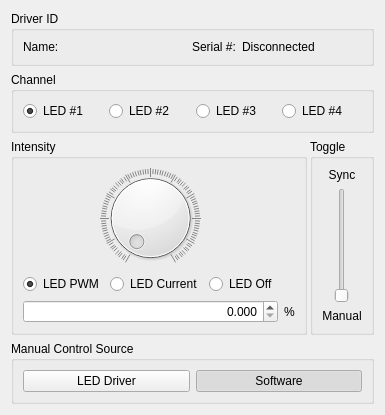
      <widget class="QWidget" name="main_tab">
       <property name="toolTip">
        <string>This tab shows the current operating status of the LED driver</string>
       </property>
       <attribute name="title">
        <string>Main</string>
       </attribute>
       <layout class="QGridLayout" name="gridLayout_2" rowstretch="0,0,0,10,0" columnstretch="10,0">
        <property name="horizontalSpacing">
         <number>3</number>
        </property>
        <item row="0" column="0" colspan="2" alignment="Qt::AlignTop">
         <widget class="QGroupBox" name="main_driver_ID_box">
          <property name="maximumSize">
           <size>
            <width>16777215</width>
            <height>500</height>
           </size>
          </property>
          <property name="toolTip">
           <string>Identification of the active LED driver</string>
          </property>
          <property name="title">
           <string>Driver ID</string>
          </property>
          <layout class="QGridLayout" name="gridLayout_3" columnstretch="0,10,0,10">
           <item row="0" column="0">
            <widget class="QLabel" name="main_driver_name_label1">
             <property name="toolTip">
              <string>Custom driver name set in configuration</string>
             </property>
             <property name="text">
              <string>Name:</string>
             </property>
            </widget>
           </item>
           <item row="0" column="1">
            <widget class="QLabel" name="main_driver_name_label2">
             <property name="text">
              <string/>
             </property>
            </widget>
           </item>
           <item row="0" column="2" alignment="Qt::AlignTop">
            <widget class="QLabel" name="main_driver_serial_label1">
             <property name="toolTip">
              <string>USB serial number of the Teensy controlling the LED driver.</string>
             </property>
             <property name="text">
              <string>Serial #:</string>
             </property>
            </widget>
           </item>
           <item row="0" column="3">
            <widget class="QLabel" name="main_driver_serial_label2">
             <property name="text">
              <string>Disconnected</string>
             </property>
            </widget>
           </item>
          </layout>
         </widget>
        </item>
        <item row="2" column="1" rowspan="2">
         <widget class="QGroupBox" name="main_toggle_box">
          <property name="title">
           <string>Toggle</string>
          </property>
          <layout class="QGridLayout" name="gridLayout_5">
           <item row="1" column="0">
            <widget class="QSlider" name="main_toggle_slider">
             <property name="sizePolicy">
              <sizepolicy hsizetype="Expanding" vsizetype="Expanding">
               <horstretch>0</horstretch>
               <verstretch>0</verstretch>
              </sizepolicy>
             </property>
             <property name="maximum">
              <number>1</number>
             </property>
             <property name="orientation">
              <enum>Qt::Vertical</enum>
             </property>
            </widget>
           </item>
           <item row="2" column="0">
            <widget class="QLabel" name="main_toggle_manual_label">
             <property name="text">
              <string>Manual</string>
             </property>
             <property name="alignment">
              <set>Qt::AlignCenter</set>
             </property>
            </widget>
           </item>
           <item row="0" column="0">
            <widget class="QLabel" name="main_toggle_sync_label">
             <property name="text">
              <string>Sync</string>
             </property>
             <property name="alignment">
              <set>Qt::AlignCenter</set>
             </property>
            </widget>
           </item>
          </layout>
         </widget>
        </item>
        <item row="4" column="0" colspan="2">
         <widget class="QGroupBox" name="groupBox">
          <property name="title">
           <string>Manual Control Source</string>
          </property>
          <layout class="QGridLayout" name="gridLayout_8">
           <item row="0" column="0">
            <widget class="QPushButton" name="main_control_physical_button">
             <property name="toolTip">
              <string>Enable physical control of LED driver via knob and switch.  Ignores GUI inputs.</string>
             </property>
             <property name="text">
              <string>LED Driver</string>
             </property>
             <property name="checkable">
              <bool>true</bool>
             </property>
             <attribute name="buttonGroup">
              <string notr="true">main_toggle_control_group</string>
             </attribute>
            </widget>
           </item>
           <item row="0" column="1">
            <widget class="QPushButton" name="main_control_software_button">
             <property name="toolTip">
              <string>Enable GUI control of LED driver.  Ignores physical knob and toggle switch on driver.</string>
             </property>
             <property name="text">
              <string>Software</string>
             </property>
             <property name="checkable">
              <bool>true</bool>
             </property>
             <property name="checked">
              <bool>true</bool>
             </property>
             <attribute name="buttonGroup">
              <string notr="true">main_toggle_control_group</string>
             </attribute>
            </widget>
           </item>
          </layout>
         </widget>
        </item>
        <item row="2" column="0" rowspan="2">
         <widget class="QGroupBox" name="main_intensity_control_box">
          <property name="toolTip">
           <string>Adjust the active LED intensity</string>
          </property>
          <property name="title">
           <string>Intensity</string>
          </property>
          <layout class="QGridLayout" name="gridLayout_4" columnstretch="9,10,10,0">
           <item row="0" column="0" colspan="3">
            <widget class="QDial" name="main_intensity_dial">
             <property name="enabled">
              <bool>true</bool>
             </property>
             <property name="toolTip">
              <string>Rotate to adjust the active LED intensity</string>
             </property>
             <property name="whatsThis">
              <string>Tiriac knob</string>
             </property>
             <property name="maximum">
              <number>100000</number>
             </property>
             <property name="singleStep">
              <number>10</number>
             </property>
             <property name="pageStep">
              <number>100</number>
             </property>
             <property name="invertedAppearance">
              <bool>false</bool>
             </property>
             <property name="wrapping">
              <bool>false</bool>
             </property>
             <property name="notchTarget">
              <double>1.000000000000000</double>
             </property>
             <property name="notchesVisible">
              <bool>true</bool>
             </property>
            </widget>
           </item>
           <item row="1" column="1">
            <widget class="QRadioButton" name="main_intensity_current_button">
             <property name="toolTip">
              <string>Adjust the LED intensity via current</string>
             </property>
             <property name="text">
              <string>LED Current</string>
             </property>
             <attribute name="buttonGroup">
              <string notr="true">main_intensity_button_group</string>
             </attribute>
            </widget>
           </item>
           <item row="1" column="2">
            <widget class="QRadioButton" name="main_intensity_off_button">
             <property name="toolTip">
              <string>Turn LED off</string>
             </property>
             <property name="text">
              <string>LED Off</string>
             </property>
             <attribute name="buttonGroup">
              <string notr="true">main_intensity_button_group</string>
             </attribute>
            </widget>
           </item>
           <item row="1" column="0">
            <widget class="QRadioButton" name="main_intensity_PWM_button">
             <property name="toolTip">
              <string>Adjust the LED intensity via PWM</string>
             </property>
             <property name="text">
              <string>LED PWM</string>
             </property>
             <property name="checked">
              <bool>true</bool>
             </property>
             <attribute name="buttonGroup">
              <string notr="true">main_intensity_button_group</string>
             </attribute>
            </widget>
           </item>
           <item row="3" column="3">
            <widget class="QLabel" name="main_intensity_percent_label">
             <property name="text">
              <string>%</string>
             </property>
            </widget>
           </item>
           <item row="3" column="0" colspan="3">
            <widget class="QDoubleSpinBox" name="main_intensity_spinbox">
             <property name="enabled">
              <bool>true</bool>
             </property>
             <property name="toolTip">
              <string>Shows/sets the LED intensity </string>
             </property>
             <property name="alignment">
              <set>Qt::AlignRight|Qt::AlignTrailing|Qt::AlignVCenter</set>
             </property>
             <property name="readOnly">
              <bool>false</bool>
             </property>
             <property name="decimals">
              <number>3</number>
             </property>
             <property name="maximum">
              <double>100.000000000000000</double>
             </property>
             <property name="singleStep">
              <double>0.001000000000000</double>
             </property>
            </widget>
           </item>
          </layout>
         </widget>
        </item>
        <item row="1" column="0" colspan="2" alignment="Qt::AlignTop">
         <widget class="QGroupBox" name="main_channel_box">
          <property name="toolTip">
           <string>Select active LED channel on driver</string>
          </property>
          <property name="title">
           <string>Channel</string>
          </property>
          <layout class="QGridLayout" name="gridLayout_6">
           <item row="0" column="2">
            <widget class="QRadioButton" name="main_channel_LED3_button">
             <property name="toolTip">
              <string>Set LED #3 as the active LED</string>
             </property>
             <property name="text">
              <string>LED #3</string>
             </property>
             <attribute name="buttonGroup">
              <string notr="true">main_channel_button_group</string>
             </attribute>
            </widget>
           </item>
           <item row="0" column="0">
            <widget class="QRadioButton" name="main_channel_LED1_button">
             <property name="toolTip">
              <string>Set LED #1 as the active LED</string>
             </property>
             <property name="text">
              <string>LED #1</string>
             </property>
             <property name="checked">
              <bool>true</bool>
             </property>
             <attribute name="buttonGroup">
              <string notr="true">main_channel_button_group</string>
             </attribute>
            </widget>
           </item>
           <item row="0" column="1">
            <widget class="QRadioButton" name="main_channel_LED2_button">
             <property name="toolTip">
              <string>Set LED #2 as the active LED</string>
             </property>
             <property name="text">
              <string>LED #2</string>
             </property>
             <attribute name="buttonGroup">
              <string notr="true">main_channel_button_group</string>
             </attribute>
            </widget>
           </item>
           <item row="0" column="3">
            <widget class="QRadioButton" name="main_channel_LED4_button">
             <property name="toolTip">
              <string>Set LED #4 as the active LED</string>
             </property>
             <property name="text">
              <string>LED #4</string>
             </property>
             <attribute name="buttonGroup">
              <string notr="true">main_channel_button_group</string>
             </attribute>
            </widget>
           </item>
          </layout>
         </widget>
        </item>
       </layout>
      </widget>
